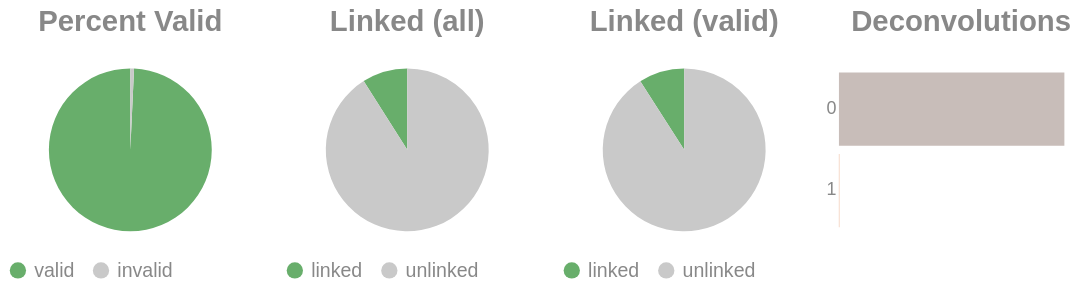

The code cell stored with this chart in its notebook:
### Code cell
if SKIPLR:
    pass
else:
    clash = Counter()
    for i in valids['molecule'].to_list():
        _mol = i.split("-")
        if len(_mol) == 1:
            clash.update('0')
        else:
            clash.update(_mol[-1])

    _d = {"deconvolutions": [], 'count': []}
    for k,v in clash.items():
        _d['deconvolutions'].append(k)
        _d['count'].append(v)

    tot_valid = valids['reads'].sum()
    mask = valids['reads'] >= 2
    n_linked_reads = valids.filter(mask)['reads'].sum()
    if n_linked_reads == 0:
        print_html("No linked molecules (>=2 reads) were detected; skipping linked-only distributions.")
        SKIPLR = True
    else:
        perc_valid = round(tot_valid / n_reads, 4)
        linked_perc_abs = round(n_linked_reads / n_reads, 4)
        linked_perc = round(n_linked_reads / tot_valid, 4)

    _valid = pl.DataFrame({"valids": ['valid', 'invalid'], "count": [tot_valid, n_reads - tot_valid]})
    _linked_abs = pl.DataFrame({"linked (absolute)": ['linked', 'unlinked'], "count": [n_linked_reads, n_reads - n_linked_reads]})
    _linked_rel = pl.DataFrame({"linked (valids)": ['linked', 'unlinked'], "count": [n_linked_reads, tot_valid - n_linked_reads]})

    (
        alt.hconcat(
            piechart(_valid, goodval = 'valid', title = "Percent Valid"),
            piechart(_linked_abs, goodval = "linked", title =  "Linked (all)"),
            piechart(_linked_rel, goodval = "linked", title =  "Linked (valid)"),
            convolutionbar(pl.DataFrame(_d), title = "Deconvolutions"),
            center = True,
            bounds = 'flush'
        )
        .resolve_scale(color='independent')
        .resolve_legend('independent')
        .properties(usermeta={'embedOptions': {"actions": False}})
    ).display()

### Figure 1 — Vega-Lite specification as saved in the notebook (floating-point values rounded to 4 significant figures)
{"width": "container", "height": 400, "config": {"title": {"anchor": "start", "dy": -15, "fontSize": 18, "color": "#888888", "subtitleColor": "#888888", "subtitleFontSize": 14}, "arc": {"fill": "#0072B2"}, "axis": {"domainColor": "#888888", "domainWidth": 0.5, "gridWidth": 0.2, "grid": false, "titleFontWeight": 400, "titleFontSize": 15, "labelFontSize": 11, "labelColor": "#888888", "tickColor": "#888888", "tickWidth": 0.2, "titleColor": "#888888"}, "axisBand": {"grid": false}, "axisX": {"grid": true, "tickSize": 10, "domainCap": "round"}, "axisY": {"domain": false, "grid": true, "tickSize": 0, "domainCap": "round"}, "background": "transparent", "header": {"labelFontSize": 15, "labelColor": "#888888", "titleFontSize": 15, "titleFontWeight": 600, "titleColor": "#888888"}, "legend": {"labelFont": "sans-serif", "labelFontSize": 12, "labelColor": "#888888", "symbolSize": 100, "symbolType": "circle", "titleFontSize": 12, "titlePadding": 10, "titleColor": "#888888", "title": null}, "range": {"category": ["#E69F00", "#56B4E9", "#009E73", "#F0E442", "#0072B2", "#D55E00", "#CC79A7", "#000000"], "diverging": ["#cfe8f3", "#a2d4ec", "#73bfe2", "#46abdb", "#1696d2", "#12719e"]}, "area": {"fill": "#0072B2", "fillOpacity": 0.7, "line": true, "strokeOpacity": 0.7}, "line": {"color": "#0072B2", "stroke": "#0072B2", "strokeWidth": 2}, "trail": {"color": "#0072B2", "stroke": "#0072B2", "strokeWidth": 0, "size": 1}, "point": {"filled": true, "fillOpacity": 1.0, "size": 95}, "text": {"color": "#888888", "fontSize": 11, "align": "right", "fontWeight": 400, "size": 11}, "bar": {"fill": "#0072B2", "stroke": null}, "view": {"stroke": null, "continuousWidth": 660, "continuousHeight": 400}}, "hconcat": [{"data": {"name": "data-e5878b17d4e03793408ba1a8ad112996"}, "mark": {"type": "arc"}, "encoding": {"color": {"field": "valids", "legend": {"orient": "bottom", "title": null}, "scale": {"domain": ["valid", "invalid"], "range": ["#68ae6b", "#C9C9C9"]}, "title": "Valids", "type": "nominal"}, "theta": {"field": "count", "type": "quantitative"}, "tooltip": [{"field": "valids", "title": "Valids", "type": "ordinal"}, {"field": "percent", "format": ".2%", "title": "Percent", "type": "quantitative"}, {"field": "count", "title": "Count", "type": "quantitative"}]}, "height": 100, "title": {"text": "Percent Valid", "align": "center", "anchor": "middle"}, "transform": [{"calculate": "datum.count / 21568", "as": "percent"}], "width": 150}, {"data": {"name": "data-f9fa8c6ac9bab5d0b11804df66aa2176"}, "mark": {"type": "arc"}, "encoding": {"color": {"field": "linked (absolute)", "legend": {"orient": "bottom", "title": null}, "scale": {"domain": ["linked", "unlinked"], "range": ["#68ae6b", "#C9C9C9"]}, "title": "Linked (Absolute)", "type": "nominal"}, "theta": {"field": "count", "type": "quantitative"}, "tooltip": [{"field": "linked (absolute)", "title": "Linked (Absolute)", "type": "ordinal"}, {"field": "percent", "format": ".2%", "title": "Percent", "type": "quantitative"}, {"field": "count", "title": "Count", "type": "quantitative"}]}, "height": 100, "title": {"text": "Linked (all)", "align": "center", "anchor": "middle"}, "transform": [{"calculate": "datum.count / 21568", "as": "percent"}], "width": 150}, {"data": {"name": "data-338f973834c7e9e50fbab5d51ed81054"}, "mark": {"type": "arc"}, "encoding": {"color": {"field": "linked (valids)", "legend": {"orient": "bottom", "title": null}, "scale": {"domain": ["linked", "unlinked"], "range": ["#68ae6b", "#C9C9C9"]}, "title": "Linked (Valids)", "type": "nominal"}, "theta": {"field": "count", "type": "quantitative"}, "tooltip": [{"field": "linked (valids)", "title": "Linked (Valids)", "type": "ordinal"}, {"field": "percent", "format": ".2%", "title": "Percent", "type": "quantitative"}, {"field": "count", "title": "Count", "type": "quantitative"}]}, "height": 100, "title": {"text": "Linked (valid)", "align": "center", "anchor": "middle"}, "transform": [{"calculate": "datum.count / 21410", "as": "percent"}], "width": 150}, {"data": {"name": "data-384c2f4e301bce32230f0cb8670e12a8"}, "mark": {"type": "bar"}, "encoding": {"color": {"field": "deconvolutions", "legend": null, "scale": {"scheme": "lightgreyred"}, "type": "nominal"}, "tooltip": [{"field": "deconvolutions", "title": "Deconvolutions", "type": "ordinal"}, {"field": "percent", "format": ".2%", "title": "Percent", "type": "quantitative"}, {"field": "count", "title": "Count", "type": "quantitative"}], "x": {"axis": null, "field": "count", "type": "quantitative"}, "y": {"field": "deconvolutions", "sort": "ascending", "title": null, "type": "nominal"}}, "height": 100, "title": {"text": "Deconvolutions", "align": "center", "anchor": "middle"}, "transform": [{"calculate": "datum.count / 20323", "as": "percent"}], "width": 150}], "bounds": "flush", "center": true, "resolve": {"legend": {"angle": "independent"}, "scale": {"color": "independent"}}, "usermeta": {"embedOptions": {"actions": false}}, "$schema": "https://vega.github.io/schema/vega-lite/v6.1.0.json", "datasets": {"data-e5878b17d4e03793408ba1a8ad112996": [{"valids": "valid", "count": 21410}, {"valids": "invalid", "count": 158}], "data-f9fa8c6ac9bab5d0b11804df66aa2176": [{"linked (absolute)": "linked", "count": 1939}, {"linked (absolute)": "unlinked", "count": 19629}], "data-338f973834c7e9e50fbab5d51ed81054": [{"linked (valids)": "linked", "count": 1939}, {"linked (valids)": "unlinked", "count": 19471}], "data-384c2f4e301bce32230f0cb8670e12a8": [{"deconvolutions": "0", "count": 20298}, {"deconvolutions": "1", "count": 25}]}}
